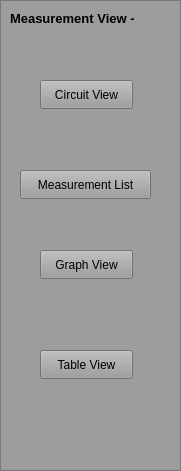
     <widget class="QFrame" name="frame">
      <property name="geometry">
       <rect>
        <x>20</x>
        <y>150</y>
        <width>181</width>
        <height>471</height>
       </rect>
      </property>
      <property name="styleSheet">
       <string notr="true">background-color: rgb(157, 157, 157);</string>
      </property>
      <property name="frameShape">
       <enum>QFrame::Shape::StyledPanel</enum>
      </property>
      <property name="frameShadow">
       <enum>QFrame::Shadow::Raised</enum>
      </property>
      <widget class="QLabel" name="MeasView">
       <property name="geometry">
        <rect>
         <x>10</x>
         <y>10</y>
         <width>161</width>
         <height>16</height>
        </rect>
       </property>
       <property name="font">
        <font>
         <pointsize>10</pointsize>
         <bold>true</bold>
        </font>
       </property>
       <property name="text">
        <string>Measurement View - </string>
       </property>
      </widget>
      <widget class="QPushButton" name="CircuitView">
       <property name="geometry">
        <rect>
         <x>40</x>
         <y>80</y>
         <width>93</width>
         <height>29</height>
        </rect>
       </property>
       <property name="text">
        <string>Circuit View</string>
       </property>
      </widget>
      <widget class="QPushButton" name="MeasListView">
       <property name="geometry">
        <rect>
         <x>20</x>
         <y>170</y>
         <width>131</width>
         <height>29</height>
        </rect>
       </property>
       <property name="text">
        <string>Measurement List</string>
       </property>
      </widget>
      <widget class="QPushButton" name="GraphView">
       <property name="geometry">
        <rect>
         <x>40</x>
         <y>250</y>
         <width>93</width>
         <height>29</height>
        </rect>
       </property>
       <property name="text">
        <string>Graph View</string>
       </property>
      </widget>
      <widget class="QPushButton" name="TableView">
       <property name="geometry">
        <rect>
         <x>40</x>
         <y>350</y>
         <width>93</width>
         <height>29</height>
        </rect>
       </property>
       <property name="text">
        <string>Table View</string>
       </property>
      </widget>
     </widget>
